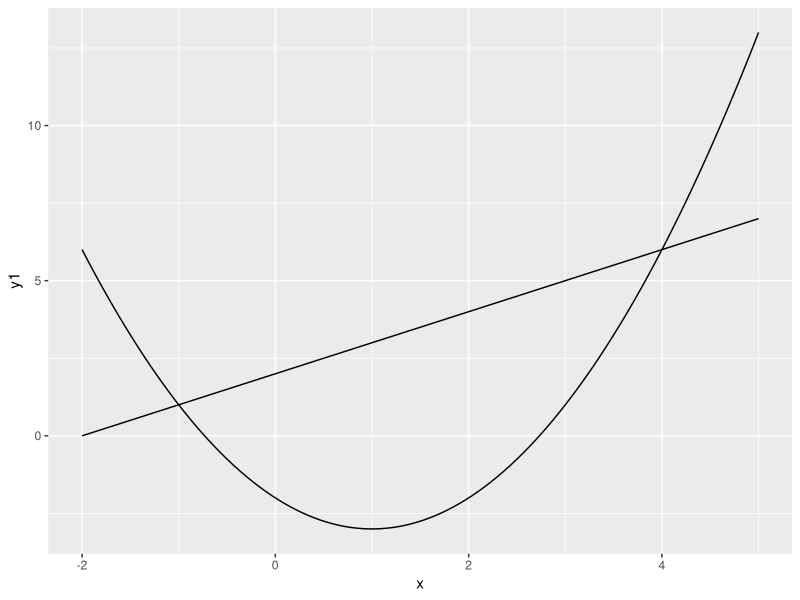

Write R code to recreate this figure.
## ---- chunk 1
library(tidyverse)
## ---- chunk 2
formula = function(x){
  return (2*x-9)
}

xval = seq(4.5,8.5,1)
yval = formula(xval)

area = 0
for (i in seq(length(xval))){
  area = area+ yval[i]
}

area
## ---- chunk 3
# y = x^2-2x-2
formula1 = function(x){
  return(x^2-2*x-2)
}
# y = x+2
formula2 = function(x){
  return(x+2)
}

x = seq(-2,5,0.01)

y1 = formula1(x)
y2 = formula2(x)

points = data.frame(x,y1,y2)
# we can see from the chart that the area is between -1 and 4 with y=x+2 being greater
points%>%
  ggplot(aes(x=x))+geom_line(aes(y=y1))+geom_line(aes(y=y2))

area_btwn = 0

for (i in seq(-1,4,0.01)){
  area_btwn = area_btwn + (formula2(i)-formula1(i))*0.01
}

# area ~ 20.833
area_btwn
